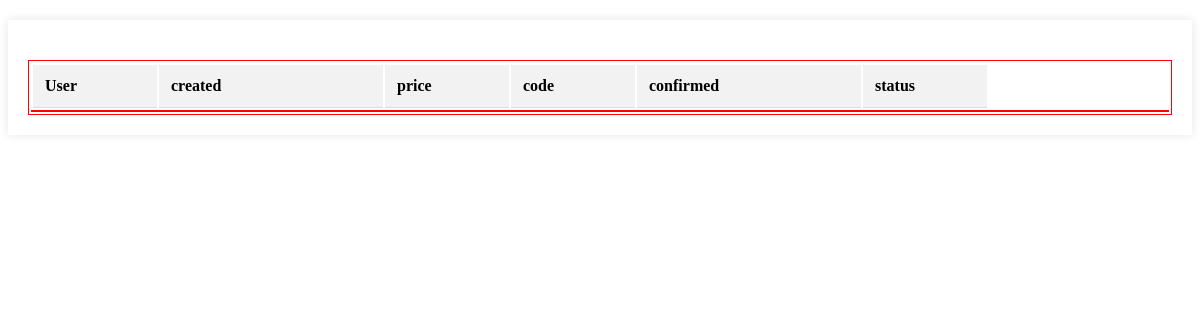
The app's page /confirm_order/, older data.
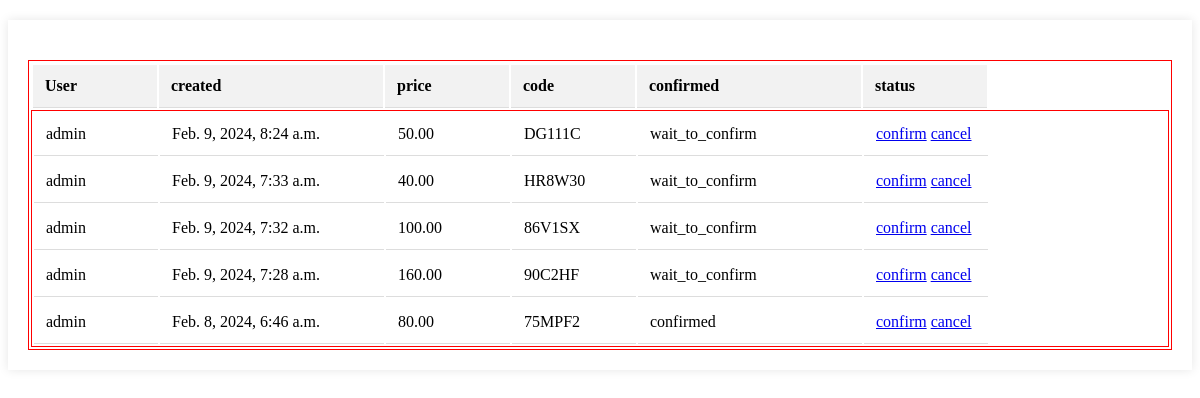
The same page, newer data.
### app/models.py (models this page shows, shortened)
class Order(models.Model):
    user = models.ForeignKey(User,on_delete=models.CASCADE,null=True)
    created_at = models.DateTimeField(auto_now_add=True)
    total_price = models.DecimalField(max_digits=10, decimal_places=2)
    ref_code = models.CharField(max_length=100,null=True)
    checkout = models.BooleanField(default=False)
    confirm = models.CharField(max_length=20, choices=(
        ('wait_to_confirm', 'รอยืนยัน'),
        ('confirmed', 'ยืนยันเเล้ว'),
        ('cancel', 'ยกเลิก'),
    ), default='wait_to_confirm')

### app/views.py (the view, shortened to what this page needs)
# urls.py: path('confirm_order/', confirm_order, name='confirm_order'),
def confirm_order(request,code=None,status=None):
    if request.method == 'GET':
        orders = Order.objects.all().order_by('-created_at')
        confirm ='confirmed'
        cancel = 'cancel'
    context={
        'order':orders,
        'confirm':confirm,
        'cancel':cancel
    }
    return render(request, 'app/confirm_order.html', context)

### app/templates/app/confirm_order.html (shortened to what this page needs)
<!DOCTYPE html>
<html lang="en">
<head>
</head>
<body>
    <div class="container">
        <table class="table">
            <thead class="head_table">
                <tr class="box_head">
                    <th class="user_head">User</th>
                    <th class="create_head">created</th>
                    <th class="price_head">price</th>
                    <th class="code_head">code</th>
                    <th class="confirm_head">confirmed</th>
                    <th class="status_head">status</th>
                </tr>
            </thead>
            <tbody class="body_table">
                {%for o in order%}
                <div class="table_detail">
                    <tr class="box_body">
                        <td class="user_body">{{o.user}}</td>
                        <td class="create_body">{{o.created_at}}</td>
                        <td class="price_body">{{o.total_price}}</td>
                        <td class="code_body">{{o.ref_code}}</td>
                        <td class="confirm_body">{{o.confirm}}</td>
                        <td class="status_body">
                            <div class="button_confirm">
                                <a class="confirm_btn" href="/confirm_order/{{o.ref_code}}/{{confirm}}/">confirm</a>
                                <a class="cancle_btn" href="/confirm_order/{{o.ref_code}}/{{cancel}}/">cancel</a>
                            </div>
                        </td>
                    </tr>
                </div>
                {%endfor%}
            </tbody>
        </table>
    </div>
</body>
</html>

Row changes from the older to the newer data that the page shows:
added Order: user "admin", created_at "Feb. 9, 2024, 8:24 a.m.", total_price "50.00", ref_code "DG111C", confirm "wait_to_confirm"
added Order: user "admin", created_at "Feb. 9, 2024, 7:33 a.m.", total_price "40.00", ref_code "HR8W30", confirm "wait_to_confirm"
added Order: user "admin", created_at "Feb. 9, 2024, 7:32 a.m.", total_price "100.00", ref_code "86V1SX", confirm "wait_to_confirm"
added Order: user "admin", created_at "Feb. 9, 2024, 7:28 a.m.", total_price "160.00", ref_code "90C2HF", confirm "wait_to_confirm"
added Order: user "admin", created_at "Feb. 8, 2024, 6:46 a.m.", total_price "80.00", ref_code "75MPF2", confirm "confirmed"
